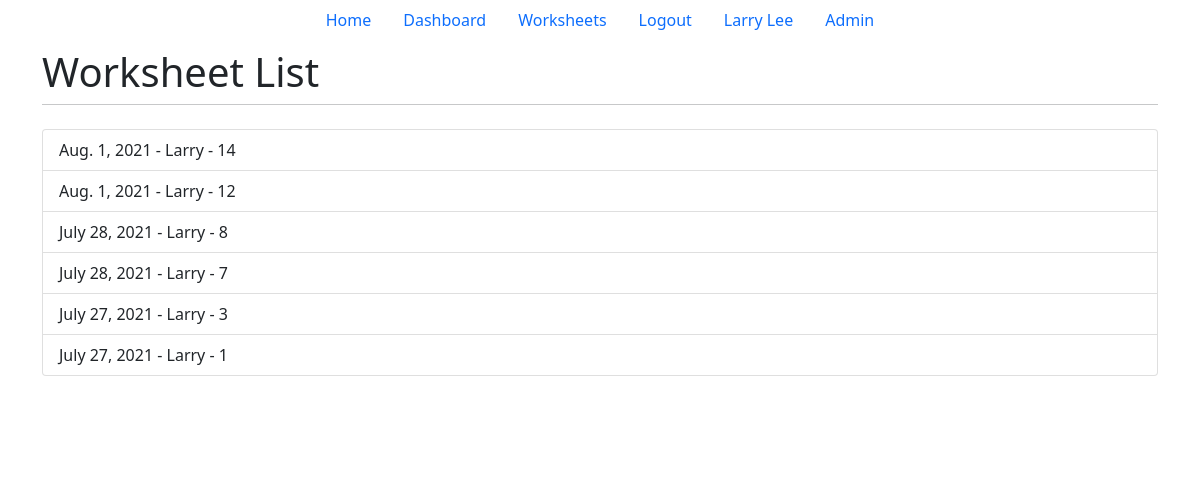
Page /worksheets/ (signed in) on the committed database.
### main/models.py (models this page shows, shortened)
class Worksheet(models.Model):
    user = models.ForeignKey(
        User, on_delete=models.CASCADE, related_name="worksheet", null=True)
    name = models.CharField(max_length=20)
    date = models.DateField(name="date", auto_now_add=True)
    stores = [
        {"name": 'Orlando',  "number": 116},
        {"name": 'LBV',      "number": 167},
        {"name": 'Vineland', "number": 215},
        {"name": 'Footwear', "number": 254},
        {"name": 'Youth',    "number": 279},
        {"name": 'Disney',   "number": 517},
    ]
    class Meta:
        verbose_name = _("Worksheet")
        verbose_name_plural = _("Worksheets")
    def get_operations(self):
        op = Operation.objects.all()
        list = []
        for item in op:
            list.append({"name":item.name, "desc":item.description})
        return list
    operations = get_operations

### main/views.py (the view)
# urls.py: path('worksheets/', views.worksheets, name="worksheets"),
def worksheets(response):
    return render(response, "worksheets.html", {})

### main/templates/worksheets.html (shortened to what this page needs)
{% extends 'base.html' %}
{% block title2 %}Worksheet List{% endblock title2 %}
{% block content %}
    {% if user.is_authenticated %}
        <div class="list-group">
            {% for ws in user.worksheet.all reversed %}
                <a href="/tracker/{{ws.id}}" class="list-group-item list-group-item-action">
                    {{ws.date}} - {{ws.name}} - {{ws.id}}
                </a>
            {% endfor %}
        </div>
    {% else %}
        <p>Login<a href="/login/">Here</a></p>
    {% endif %}
{% endblock content %}

### main/templates/base.html (shortened to what this page needs)
<!doctype html>
<html lang="en">
<head>
    <link href="https://cdn.jsdelivr.net/npm/bootstrap@5.0.2/dist/css/bootstrap.min.css" rel="stylesheet"
>
</head>
<body>
    {% block nav %}
    <ul class="nav justify-content-center">
        <li class="nav-item">
            <a class="nav-link" href="/">Home</a>
        </li>
        <li class="nav-item">
            <a class="nav-link" href="/dashboard">Dashboard</a>
        </li>
        {% if user.is_authenticated %}
        <li class="nav-item">
            <a class="nav-link" href="/worksheets">Worksheets</a>
        </li>
        <li class="nav-item">
            <a class="nav-link" href="/logout">Logout</a>
        </li>
        <li>
            <a class="nav-link">{{user.first_name}} {{user.last_name}}</a>
        </li>
            {% if user.is_superuser %}
            <li class="nav-item">
                <a class="nav-link" href="/admin">Admin</a>
            </li>
            {% endif %}
        {% endif %}
    </ul>
    {% endblock nav %}
    <div class="wrapper container" id="content" , name="content" , class="main">
        <div class="row justify-content-center">
            <div class="col-12">
                <h1 class="mt-2"> {% block title2 %}Task Tracker{% endblock title2 %}</h1>
                <hr class="mt-0 mb-4">
                {% block content %}
                {% endblock content %}
            </div>
        </div>
    </div>
    {% block foot %}
    <footer class="mt-auto"></footer>
    {% endblock foot %}
</body>
</html>

### main/templates/base.html (style rules this page uses)
footer { background: rgb(255, 255, 255); height: 100px; padding: auto; }
html, body { max-width: 100%; overflow-x: hidden; }

### rows in the picture
Worksheet: date "Aug. 1, 2021", name "Larry", id "14"
Worksheet: date "Aug. 1, 2021", name "Larry", id "12"
Worksheet: date "July 28, 2021", name "Larry", id "8"
Worksheet: date "July 28, 2021", name "Larry", id "7"
Worksheet: date "July 27, 2021", name "Larry", id "3"
Worksheet: date "July 27, 2021", name "Larry", id "1"

### other values in the picture
{{ user.first_name }} "Larry"
{{ user.last_name }} "Lee"
